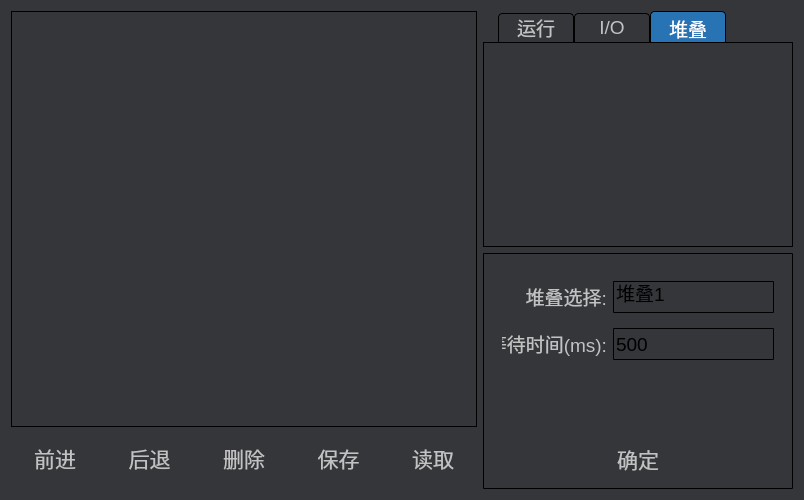
<?xml version="1.0" encoding="UTF-8"?>
<ui version="4.0">
 <class>Frm_Teach</class>
 <widget class="QWidget" name="Frm_Teach">
  <property name="geometry">
   <rect>
    <x>0</x>
    <y>0</y>
    <width>804</width>
    <height>500</height>
   </rect>
  </property>
  <property name="windowTitle">
   <string>Form</string>
  </property>
  <property name="styleSheet">
   <string notr="true">*{
font: 14pt;
font-family: &quot;微软雅黑&quot;;
}

QWidget { 
color: #c2c2c3;
background: #343639;
}

QPushButton {
font: 16pt;
border: no;
outline: no;
min-width: 80px;
min-height: 50px;
image: url(&quot;:/Res/image/button_80x50_normal.png&quot;);
}

QPushButton:pressed {
color: black;
font: 16pt;
border: no;
min-width: 80px;
min-height: 50px;
image: url(&quot;:/Res/image/button_80x50_active.png&quot;);
}

QTabWidget::tab-bar {
	left: 15px;
}

QTabWidget::pane {
border: 1px solid black;
}

QTabBar::tab{
background: #343639;
border: 1px solid black;
border-bottom-color: #343639; 
border-top-left-radius: 4px;
border-top-right-radius: 4px;
min-width: 70px;
padding: 2px;
min-height: 20px;
}

QTabBar::tab:selected {
color: white;
padding-top: 4px;
background: #2773b4;
border-bottom: #2773b4;
}

QTabBar::tab:!selected {
margin-top: 2px; 

}

QTabWidget QPushButton[objectName=&quot;btnR1&quot;] {
border: no;
min-width:50px;
min-height:50px;
max-width:50px;
max-height:50px;
image: url(:/Res/image/icon_servo_x1.png);
}

QTabWidget QPushButton[objectName=&quot;btnR1&quot;]:pressed {
border: no;
min-width:50px;
min-height:50px;
max-width:50px;
max-height:50px;
image: url(:/Res/image/icon_servo_x1.png);
padding: 2px 2px 2px 2px;
}

QTabWidget QPushButton[objectName=&quot;btnR1&quot;]:checked {
border: 1px solid #2773b4;
min-width:50px;
min-height:50px;
max-width:50px;
max-height:50px;
image: url(:/Res/image/icon_servo_x1.png);
padding: 2px 2px 2px 2px;
}

QTabWidget QPushButton[objectName=&quot;btnR2&quot;] {
border: no;
min-width:50px;
min-height:50px;
max-width:50px;
max-height:50px;
image: url(:/Res/image/icon_servo_z1.png);
}

QTabWidget QPushButton[objectName=&quot;btnR2&quot;]:pressed {
border: no;
min-width:50px;
min-height:50px;
max-width:50px;
max-height:50px;
image: url(:/Res/image/icon_servo_z1.png);
padding: 2px 2px 2px 2px;
}

QTabWidget QPushButton[objectName=&quot;btnR2&quot;]:checked {
border: 1px solid #2773b4;
min-width:50px;
min-height:50px;
max-width:50px;
max-height:50px;
image: url(:/Res/image/icon_servo_z1.png);
padding: 2px 2px 2px 2px;
}

QTabWidget QPushButton[objectName=&quot;btnR3&quot;] {
border: no;
min-width:50px;
min-height:50px;
max-width:50px;
max-height:50px;
image: url(:/Res/image/icon_servo_u.png);
}

QTabWidget QPushButton[objectName=&quot;btnR3&quot;]:pressed {
border: no;
min-width:50px;
min-height:50px;
max-width:50px;
max-height:50px;
image: url(:/Res/image/icon_servo_u.png);
padding: 2px 2px 2px 2px;
}

QTabWidget QPushButton[objectName=&quot;btnR3&quot;]:checked {
border: 1px solid #2773b4;
min-width:50px;
min-height:50px;
max-width:50px;
max-height:50px;
image: url(:/Res/image/icon_servo_u.png);
padding: 2px 2px 2px 2px;
}

QTabWidget QPushButton[objectName=&quot;btnR4&quot;] {
border: no;
min-width:50px;
min-height:50px;
max-width:50px;
max-height:50px;
image: url(:/Res/image/icon_servo_x2.png);
}

QTabWidget QPushButton[objectName=&quot;btnR4&quot;]:pressed {
border: no;
min-width:50px;
min-height:50px;
max-width:50px;
max-height:50px;
image: url(:/Res/image/icon_servo_x2.png);
padding: 2px 2px 2px 2px;
}

QTabWidget QPushButton[objectName=&quot;btnR4&quot;]:checked {
border: 1px solid #2773b4;
min-width:50px;
min-height:50px;
max-width:50px;
max-height:50px;
image: url(:/Res/image/icon_servo_x2.png);
padding: 2px 2px 2px 2px;
}

QTabWidget QPushButton[objectName=&quot;btnR5&quot;] {
border: no;
min-width:50px;
min-height:50px;
max-width:50px;
max-height:50px;
image: url(:/Res/image/icon_servo_z2.png);
}

QTabWidget QPushButton[objectName=&quot;btnR5&quot;]:pressed {
border: no;
min-width:50px;
min-height:50px;
max-width:50px;
max-height:50px;
image: url(:/Res/image/icon_servo_z2.png);
padding: 2px 2px 2px 2px;
}

QTabWidget QPushButton[objectName=&quot;btnR5&quot;]:checked {
border: 1px solid #2773b4;
min-width:50px;
min-height:50px;
max-width:50px;
max-height:50px;
image: url(:/Res/image/icon_servo_z2.png);
padding: 2px 2px 2px 2px;
}

QTabWidget QPushButton[objectName=&quot;btnIG&quot;] {
border: no;
min-width:50px;
min-height:50px;
max-width:50px;
max-height:50px;
image: url(:/Res/image/icon_input_gpio.png);
}

QTabWidget QPushButton[objectName=&quot;btnIG&quot;]:pressed {
border: no;
min-width:50px;
min-height:50px;
max-width:50px;
max-height:50px;
image: url(:/Res/image/icon_input_gpio.png);
padding: 2px 2px 2px 2px;
}

QTabWidget QPushButton[objectName=&quot;btnIG&quot;]:checked {
border: 1px solid #2773b4;
min-width:50px;
min-height:50px;
max-width:50px;
max-height:50px;
image: url(:/Res/image/icon_input_gpio.png);
padding: 2px 2px 2px 2px;
}

QTabWidget QPushButton[objectName=&quot;btnO1&quot;] {
border: no;
min-width:50px;
min-height:50px;
max-width:50px;
max-height:50px;
image: url(:/Res/image/icon_output1_gpio.png);
}

QTabWidget QPushButton[objectName=&quot;btnO1&quot;]:pressed {
border: no;
min-width:50px;
min-height:50px;
max-width:50px;
max-height:50px;
image: url(:/Res/image/icon_output1_gpio.png);
padding: 2px 2px 2px 2px;
}

QTabWidget QPushButton[objectName=&quot;btnO1&quot;]:checked {
border: 1px solid #2773b4;
min-width:50px;
min-height:50px;
max-width:50px;
max-height:50px;
image: url(:/Res/image/icon_output1_gpio.png);
padding: 2px 2px 2px 2px;
}

QTabWidget QPushButton[objectName=&quot;btnO2&quot;] {
border: no;
min-width:50px;
min-height:50px;
max-width:50px;
max-height:50px;
image: url(:/Res/image/icon_output2_gpio.png);
}

QTabWidget QPushButton[objectName=&quot;btnO2&quot;]:pressed {
border: no;
min-width:50px;
min-height:50px;
max-width:50px;
max-height:50px;
image: url(:/Res/image/icon_output2_gpio.png);
padding: 2px 2px 2px 2px;
}

QTabWidget QPushButton[objectName=&quot;btnO2&quot;]:checked {
border: 1px solid #2773b4;
min-width:50px;
min-height:50px;
max-width:50px;
max-height:50px;
image: url(:/Res/image/icon_output2_gpio.png);
padding: 2px 2px 2px 2px;
}

QTabWidget QPushButton[objectName=&quot;btnS&quot;] {
border: no;
min-width:50px;
min-height:50px;
max-width:50px;
max-height:50px;
image: url(:/Res/image/icon_stack.png);
}

QTabWidget QPushButton[objectName=&quot;btnS&quot;]:pressed {
border: no;
min-width:50px;
min-height:50px;
max-width:50px;
max-height:50px;
image: url(:/Res/image/icon_stack.png);
padding: 2px 2px 2px 2px;
}

QTabWidget QPushButton[objectName=&quot;btnS&quot;]:checked {
border: 1px solid #2773b4;
min-width:50px;
min-height:50px;
max-width:50px;
max-height:50px;
image: url(:/Res/image/icon_stack.png);
padding: 2px 2px 2px 2px;
}
/*
QTabWidget#tabCmd QPushButton:checked {
color: white;
image: no;
background: #2773b4;
}
*/

QTableView {
border: 1px solid black;
}
QLineEdit {
background: qlineargradient(
x1:0, y1:0, x2:0, y2:1,
stop:0 gray,
stop: 0.2 white
stop:1 white
);
border-radius: 1px;
border: 1px solid black;
min-height: 30px;
color: black;
}

QCheckBox {
outline: no;
spacing: 5px;
}

QCheckBox::indicator {
width: 45px;
height: 30px;
}

QCheckBox::indicator:unchecked {
image: url(:/Res/image/btn_cb_slider_45x30_off.png);
}

QCheckBox::indicator:checked {
image: url(:/Res/image/btn_cb_slider_45x30_on.png);
}

#paraFrame {
border: 1px solid black;
border-radius: 1px;
}

QScrollBar:vertical {
border: 1px solid black;
width: 40px;
background: #343639;
}

QScrollBar::handle:vertical {
border: 1px solid black;
width: 40px;
background-color: qlineargradient(spread:pad, x1:0, y1:0, x2:1, y2:0, 
stop:0 #2773b4, 
stop:1 #2773b4);
min-height: 80px;
}</string>
  </property>
  <layout class="QHBoxLayout" name="horizontalLayout_3" stretch="3,2">
   <item>
    <layout class="QVBoxLayout" name="verticalLayout_3" stretch="9,1">
     <item>
      <widget class="QTableView" name="tblV_Pro"/>
     </item>
     <item>
      <layout class="QHBoxLayout" name="horizontalLayout_2">
       <property name="bottomMargin">
        <number>6</number>
       </property>
       <item>
        <widget class="QPushButton" name="btnAhd">
         <property name="sizePolicy">
          <sizepolicy hsizetype="Minimum" vsizetype="Ignored">
           <horstretch>0</horstretch>
           <verstretch>0</verstretch>
          </sizepolicy>
         </property>
         <property name="text">
          <string>前进</string>
         </property>
         <property name="iconSize">
          <size>
           <width>40</width>
           <height>40</height>
          </size>
         </property>
        </widget>
       </item>
       <item>
        <widget class="QPushButton" name="btnBck">
         <property name="sizePolicy">
          <sizepolicy hsizetype="Minimum" vsizetype="Ignored">
           <horstretch>0</horstretch>
           <verstretch>0</verstretch>
          </sizepolicy>
         </property>
         <property name="text">
          <string>后退</string>
         </property>
         <property name="iconSize">
          <size>
           <width>40</width>
           <height>40</height>
          </size>
         </property>
        </widget>
       </item>
       <item>
        <widget class="QPushButton" name="btnDel">
         <property name="sizePolicy">
          <sizepolicy hsizetype="Minimum" vsizetype="Ignored">
           <horstretch>0</horstretch>
           <verstretch>0</verstretch>
          </sizepolicy>
         </property>
         <property name="text">
          <string>删除</string>
         </property>
         <property name="iconSize">
          <size>
           <width>40</width>
           <height>40</height>
          </size>
         </property>
        </widget>
       </item>
       <item>
        <widget class="QPushButton" name="btnSve">
         <property name="sizePolicy">
          <sizepolicy hsizetype="Minimum" vsizetype="Ignored">
           <horstretch>0</horstretch>
           <verstretch>0</verstretch>
          </sizepolicy>
         </property>
         <property name="text">
          <string>保存</string>
         </property>
         <property name="iconSize">
          <size>
           <width>40</width>
           <height>40</height>
          </size>
         </property>
        </widget>
       </item>
       <item>
        <widget class="QPushButton" name="btnRead">
         <property name="sizePolicy">
          <sizepolicy hsizetype="Minimum" vsizetype="Ignored">
           <horstretch>0</horstretch>
           <verstretch>0</verstretch>
          </sizepolicy>
         </property>
         <property name="text">
          <string>读取</string>
         </property>
         <property name="iconSize">
          <size>
           <width>40</width>
           <height>40</height>
          </size>
         </property>
        </widget>
       </item>
      </layout>
     </item>
    </layout>
   </item>
   <item>
    <layout class="QVBoxLayout" name="verticalLayout_2">
     <item>
      <widget class="QTabWidget" name="tabCmd">
       <property name="tabPosition">
        <enum>QTabWidget::North</enum>
       </property>
       <property name="currentIndex">
        <number>2</number>
       </property>
       <widget class="QWidget" name="tab">
        <attribute name="title">
         <string>运行</string>
        </attribute>
        <layout class="QGridLayout" name="gridLayout_6">
         <item row="0" column="0">
          <widget class="QPushButton" name="btnR1">
           <property name="sizePolicy">
            <sizepolicy hsizetype="Minimum" vsizetype="Minimum">
             <horstretch>0</horstretch>
             <verstretch>0</verstretch>
            </sizepolicy>
           </property>
           <property name="text">
            <string/>
           </property>
           <property name="iconSize">
            <size>
             <width>48</width>
             <height>48</height>
            </size>
           </property>
           <property name="checkable">
            <bool>true</bool>
           </property>
           <property name="flat">
            <bool>true</bool>
           </property>
          </widget>
         </item>
         <item row="0" column="1">
          <widget class="QPushButton" name="btnR2">
           <property name="sizePolicy">
            <sizepolicy hsizetype="Minimum" vsizetype="Minimum">
             <horstretch>0</horstretch>
             <verstretch>0</verstretch>
            </sizepolicy>
           </property>
           <property name="text">
            <string/>
           </property>
           <property name="iconSize">
            <size>
             <width>48</width>
             <height>48</height>
            </size>
           </property>
           <property name="checkable">
            <bool>true</bool>
           </property>
           <property name="flat">
            <bool>true</bool>
           </property>
          </widget>
         </item>
         <item row="0" column="2">
          <widget class="QPushButton" name="btnR3">
           <property name="sizePolicy">
            <sizepolicy hsizetype="Minimum" vsizetype="Minimum">
             <horstretch>0</horstretch>
             <verstretch>0</verstretch>
            </sizepolicy>
           </property>
           <property name="text">
            <string/>
           </property>
           <property name="iconSize">
            <size>
             <width>48</width>
             <height>48</height>
            </size>
           </property>
           <property name="checkable">
            <bool>true</bool>
           </property>
           <property name="flat">
            <bool>true</bool>
           </property>
          </widget>
         </item>
         <item row="1" column="0">
          <widget class="QPushButton" name="btnR4">
           <property name="sizePolicy">
            <sizepolicy hsizetype="Minimum" vsizetype="Minimum">
             <horstretch>0</horstretch>
             <verstretch>0</verstretch>
            </sizepolicy>
           </property>
           <property name="text">
            <string/>
           </property>
           <property name="iconSize">
            <size>
             <width>48</width>
             <height>48</height>
            </size>
           </property>
           <property name="checkable">
            <bool>true</bool>
           </property>
           <property name="flat">
            <bool>true</bool>
           </property>
          </widget>
         </item>
         <item row="1" column="1">
          <widget class="QPushButton" name="btnR5">
           <property name="sizePolicy">
            <sizepolicy hsizetype="Minimum" vsizetype="Minimum">
             <horstretch>0</horstretch>
             <verstretch>0</verstretch>
            </sizepolicy>
           </property>
           <property name="text">
            <string/>
           </property>
           <property name="iconSize">
            <size>
             <width>48</width>
             <height>48</height>
            </size>
           </property>
           <property name="checkable">
            <bool>true</bool>
           </property>
           <property name="flat">
            <bool>true</bool>
           </property>
          </widget>
         </item>
        </layout>
       </widget>
       <widget class="QWidget" name="tab_4">
        <attribute name="title">
         <string>I/O</string>
        </attribute>
        <layout class="QGridLayout" name="gridLayout_7">
         <property name="bottomMargin">
          <number>89</number>
         </property>
         <item row="0" column="0">
          <widget class="QPushButton" name="btnIG">
           <property name="sizePolicy">
            <sizepolicy hsizetype="Fixed" vsizetype="Ignored">
             <horstretch>0</horstretch>
             <verstretch>0</verstretch>
            </sizepolicy>
           </property>
           <property name="maximumSize">
            <size>
             <width>50</width>
             <height>50</height>
            </size>
           </property>
           <property name="text">
            <string/>
           </property>
           <property name="iconSize">
            <size>
             <width>42</width>
             <height>43</height>
            </size>
           </property>
           <property name="checkable">
            <bool>true</bool>
           </property>
           <property name="flat">
            <bool>true</bool>
           </property>
          </widget>
         </item>
         <item row="0" column="1">
          <widget class="QPushButton" name="btnO1">
           <property name="sizePolicy">
            <sizepolicy hsizetype="Minimum" vsizetype="Minimum">
             <horstretch>0</horstretch>
             <verstretch>0</verstretch>
            </sizepolicy>
           </property>
           <property name="text">
            <string/>
           </property>
           <property name="iconSize">
            <size>
             <width>32</width>
             <height>32</height>
            </size>
           </property>
           <property name="checkable">
            <bool>true</bool>
           </property>
           <property name="flat">
            <bool>true</bool>
           </property>
          </widget>
         </item>
         <item row="0" column="2">
          <widget class="QPushButton" name="btnO2">
           <property name="sizePolicy">
            <sizepolicy hsizetype="Minimum" vsizetype="Minimum">
             <horstretch>0</horstretch>
             <verstretch>0</verstretch>
            </sizepolicy>
           </property>
           <property name="text">
            <string/>
           </property>
           <property name="iconSize">
            <size>
             <width>32</width>
             <height>32</height>
            </size>
           </property>
           <property name="checkable">
            <bool>true</bool>
           </property>
           <property name="flat">
            <bool>true</bool>
           </property>
          </widget>
         </item>
        </layout>
       </widget>
       <widget class="QWidget" name="widget">
        <attribute name="title">
         <string>堆叠</string>
        </attribute>
        <layout class="QGridLayout" name="gridLayout_8">
         <property name="rightMargin">
          <number>184</number>
         </property>
         <property name="bottomMargin">
          <number>86</number>
         </property>
         <item row="0" column="0">
          <widget class="QPushButton" name="btnS">
           <property name="sizePolicy">
            <sizepolicy hsizetype="Minimum" vsizetype="Ignored">
             <horstretch>0</horstretch>
             <verstretch>0</verstretch>
            </sizepolicy>
           </property>
           <property name="text">
            <string/>
           </property>
           <property name="iconSize">
            <size>
             <width>32</width>
             <height>32</height>
            </size>
           </property>
           <property name="checkable">
            <bool>true</bool>
           </property>
           <property name="flat">
            <bool>true</bool>
           </property>
          </widget>
         </item>
        </layout>
       </widget>
      </widget>
     </item>
     <item>
      <widget class="QFrame" name="paraFrame">
       <property name="frameShape">
        <enum>QFrame::StyledPanel</enum>
       </property>
       <property name="frameShadow">
        <enum>QFrame::Raised</enum>
       </property>
       <layout class="QVBoxLayout" name="verticalLayout">
        <property name="bottomMargin">
         <number>6</number>
        </property>
        <item>
         <widget class="QStackedWidget" name="stkW_Para">
          <property name="sizePolicy">
           <sizepolicy hsizetype="Preferred" vsizetype="Preferred">
            <horstretch>0</horstretch>
            <verstretch>0</verstretch>
           </sizepolicy>
          </property>
          <property name="currentIndex">
           <number>4</number>
          </property>
          <widget class="QWidget" name="page_D">
           <layout class="QGridLayout" name="gridLayout">
            <item row="0" column="0">
             <widget class="QLabel" name="label_9">
              <property name="sizePolicy">
               <sizepolicy hsizetype="Minimum" vsizetype="Preferred">
                <horstretch>0</horstretch>
                <verstretch>0</verstretch>
               </sizepolicy>
              </property>
              <property name="minimumSize">
               <size>
                <width>80</width>
                <height>0</height>
               </size>
              </property>
              <property name="text">
               <string>等待时间(ms):</string>
              </property>
              <property name="alignment">
               <set>Qt::AlignRight|Qt::AlignTrailing|Qt::AlignVCenter</set>
              </property>
             </widget>
            </item>
            <item row="0" column="1">
             <widget class="TLineEdit" name="leTimD">
              <property name="sizePolicy">
               <sizepolicy hsizetype="Expanding" vsizetype="Fixed">
                <horstretch>0</horstretch>
                <verstretch>0</verstretch>
               </sizepolicy>
              </property>
              <property name="text">
               <string>500</string>
              </property>
             </widget>
            </item>
            <item row="1" column="0">
             <widget class="QLabel" name="label_10">
              <property name="sizePolicy">
               <sizepolicy hsizetype="Minimum" vsizetype="Preferred">
                <horstretch>0</horstretch>
                <verstretch>0</verstretch>
               </sizepolicy>
              </property>
              <property name="minimumSize">
               <size>
                <width>80</width>
                <height>0</height>
               </size>
              </property>
              <property name="text">
               <string>位置(mm):</string>
              </property>
              <property name="alignment">
               <set>Qt::AlignRight|Qt::AlignTrailing|Qt::AlignVCenter</set>
              </property>
             </widget>
            </item>
            <item row="1" column="1">
             <widget class="TLineEdit" name="lePosD">
              <property name="sizePolicy">
               <sizepolicy hsizetype="Expanding" vsizetype="Fixed">
                <horstretch>0</horstretch>
                <verstretch>0</verstretch>
               </sizepolicy>
              </property>
              <property name="text">
               <string>100</string>
              </property>
             </widget>
            </item>
            <item row="2" column="0">
             <widget class="QLabel" name="label_11">
              <property name="sizePolicy">
               <sizepolicy hsizetype="Minimum" vsizetype="Preferred">
                <horstretch>0</horstretch>
                <verstretch>0</verstretch>
               </sizepolicy>
              </property>
              <property name="minimumSize">
               <size>
                <width>80</width>
                <height>0</height>
               </size>
              </property>
              <property name="text">
               <string>速度(%):</string>
              </property>
              <property name="alignment">
               <set>Qt::AlignRight|Qt::AlignTrailing|Qt::AlignVCenter</set>
              </property>
             </widget>
            </item>
            <item row="2" column="1">
             <widget class="TLineEdit" name="leSpdD">
              <property name="sizePolicy">
               <sizepolicy hsizetype="Expanding" vsizetype="Fixed">
                <horstretch>0</horstretch>
                <verstretch>0</verstretch>
               </sizepolicy>
              </property>
              <property name="text">
               <string>10</string>
              </property>
             </widget>
            </item>
           </layout>
          </widget>
          <widget class="QWidget" name="page_R">
           <layout class="QGridLayout" name="gridLayout_2">
            <item row="0" column="0">
             <widget class="QLabel" name="label_14">
              <property name="sizePolicy">
               <sizepolicy hsizetype="Minimum" vsizetype="Preferred">
                <horstretch>0</horstretch>
                <verstretch>0</verstretch>
               </sizepolicy>
              </property>
              <property name="minimumSize">
               <size>
                <width>80</width>
                <height>0</height>
               </size>
              </property>
              <property name="text">
               <string>等待时间(ms):</string>
              </property>
              <property name="alignment">
               <set>Qt::AlignRight|Qt::AlignTrailing|Qt::AlignVCenter</set>
              </property>
             </widget>
            </item>
            <item row="0" column="1">
             <widget class="TLineEdit" name="leTimR">
              <property name="sizePolicy">
               <sizepolicy hsizetype="Expanding" vsizetype="Fixed">
                <horstretch>0</horstretch>
                <verstretch>0</verstretch>
               </sizepolicy>
              </property>
              <property name="text">
               <string>500</string>
              </property>
             </widget>
            </item>
            <item row="1" column="0">
             <widget class="QLabel" name="label_13">
              <property name="sizePolicy">
               <sizepolicy hsizetype="Minimum" vsizetype="Preferred">
                <horstretch>0</horstretch>
                <verstretch>0</verstretch>
               </sizepolicy>
              </property>
              <property name="minimumSize">
               <size>
                <width>80</width>
                <height>0</height>
               </size>
              </property>
              <property name="text">
               <string>位置(°):</string>
              </property>
              <property name="alignment">
               <set>Qt::AlignRight|Qt::AlignTrailing|Qt::AlignVCenter</set>
              </property>
             </widget>
            </item>
            <item row="1" column="1">
             <widget class="TLineEdit" name="lePosR">
              <property name="sizePolicy">
               <sizepolicy hsizetype="Expanding" vsizetype="Fixed">
                <horstretch>0</horstretch>
                <verstretch>0</verstretch>
               </sizepolicy>
              </property>
              <property name="text">
               <string>100</string>
              </property>
             </widget>
            </item>
            <item row="2" column="0">
             <widget class="QLabel" name="label_12">
              <property name="sizePolicy">
               <sizepolicy hsizetype="Minimum" vsizetype="Preferred">
                <horstretch>0</horstretch>
                <verstretch>0</verstretch>
               </sizepolicy>
              </property>
              <property name="minimumSize">
               <size>
                <width>80</width>
                <height>0</height>
               </size>
              </property>
              <property name="text">
               <string>速度(%):</string>
              </property>
              <property name="alignment">
               <set>Qt::AlignRight|Qt::AlignTrailing|Qt::AlignVCenter</set>
              </property>
             </widget>
            </item>
            <item row="2" column="1">
             <widget class="TLineEdit" name="leSpdR">
              <property name="sizePolicy">
               <sizepolicy hsizetype="Expanding" vsizetype="Fixed">
                <horstretch>0</horstretch>
                <verstretch>0</verstretch>
               </sizepolicy>
              </property>
              <property name="text">
               <string>10</string>
              </property>
             </widget>
            </item>
           </layout>
          </widget>
          <widget class="QWidget" name="page_I">
           <layout class="QGridLayout" name="gridLayout_3">
            <item row="0" column="0">
             <widget class="QLabel" name="label_20">
              <property name="text">
               <string>通道选择:</string>
              </property>
              <property name="alignment">
               <set>Qt::AlignRight|Qt::AlignTrailing|Qt::AlignVCenter</set>
              </property>
             </widget>
            </item>
            <item row="0" column="1">
             <widget class="TLineEdit" name="leNoI">
              <property name="sizePolicy">
               <sizepolicy hsizetype="Expanding" vsizetype="Fixed">
                <horstretch>0</horstretch>
                <verstretch>0</verstretch>
               </sizepolicy>
              </property>
              <property name="minimumSize">
               <size>
                <width>0</width>
                <height>32</height>
               </size>
              </property>
              <property name="text">
               <string>10</string>
              </property>
             </widget>
            </item>
            <item row="1" column="0">
             <widget class="QLabel" name="label_21">
              <property name="text">
               <string>等待时间(ms):</string>
              </property>
              <property name="alignment">
               <set>Qt::AlignRight|Qt::AlignTrailing|Qt::AlignVCenter</set>
              </property>
             </widget>
            </item>
            <item row="1" column="1">
             <widget class="TLineEdit" name="leTimI">
              <property name="sizePolicy">
               <sizepolicy hsizetype="Expanding" vsizetype="Fixed">
                <horstretch>0</horstretch>
                <verstretch>0</verstretch>
               </sizepolicy>
              </property>
              <property name="minimumSize">
               <size>
                <width>0</width>
                <height>32</height>
               </size>
              </property>
              <property name="text">
               <string>500</string>
              </property>
             </widget>
            </item>
            <item row="2" column="0">
             <widget class="QLabel" name="label_22">
              <property name="text">
               <string>输入状态:</string>
              </property>
              <property name="alignment">
               <set>Qt::AlignRight|Qt::AlignTrailing|Qt::AlignVCenter</set>
              </property>
             </widget>
            </item>
            <item row="2" column="1">
             <widget class="QCheckBox" name="cbStaI">
              <property name="sizePolicy">
               <sizepolicy hsizetype="Minimum" vsizetype="Fixed">
                <horstretch>0</horstretch>
                <verstretch>0</verstretch>
               </sizepolicy>
              </property>
              <property name="text">
               <string>开/关</string>
              </property>
              <property name="iconSize">
               <size>
                <width>32</width>
                <height>32</height>
               </size>
              </property>
             </widget>
            </item>
           </layout>
          </widget>
          <widget class="QWidget" name="page_O">
           <layout class="QGridLayout" name="gridLayout_4">
            <item row="0" column="0">
             <widget class="QLabel" name="label_25">
              <property name="text">
               <string>通道选择:</string>
              </property>
              <property name="alignment">
               <set>Qt::AlignRight|Qt::AlignTrailing|Qt::AlignVCenter</set>
              </property>
             </widget>
            </item>
            <item row="0" column="1">
             <widget class="TLineEdit" name="leNoO">
              <property name="sizePolicy">
               <sizepolicy hsizetype="Expanding" vsizetype="Fixed">
                <horstretch>0</horstretch>
                <verstretch>0</verstretch>
               </sizepolicy>
              </property>
              <property name="minimumSize">
               <size>
                <width>0</width>
                <height>32</height>
               </size>
              </property>
              <property name="text">
               <string>11</string>
              </property>
             </widget>
            </item>
            <item row="1" column="0">
             <widget class="QLabel" name="label_24">
              <property name="text">
               <string>等待时间(ms):</string>
              </property>
              <property name="alignment">
               <set>Qt::AlignRight|Qt::AlignTrailing|Qt::AlignVCenter</set>
              </property>
             </widget>
            </item>
            <item row="1" column="1">
             <widget class="TLineEdit" name="leTimO">
              <property name="sizePolicy">
               <sizepolicy hsizetype="Expanding" vsizetype="Fixed">
                <horstretch>0</horstretch>
                <verstretch>0</verstretch>
               </sizepolicy>
              </property>
              <property name="minimumSize">
               <size>
                <width>0</width>
                <height>32</height>
               </size>
              </property>
              <property name="text">
               <string>500</string>
              </property>
             </widget>
            </item>
            <item row="2" column="0">
             <widget class="QLabel" name="label_26">
              <property name="text">
               <string>输出状态:</string>
              </property>
              <property name="alignment">
               <set>Qt::AlignRight|Qt::AlignTrailing|Qt::AlignVCenter</set>
              </property>
             </widget>
            </item>
            <item row="2" column="1">
             <widget class="QCheckBox" name="cbStaO">
              <property name="sizePolicy">
               <sizepolicy hsizetype="Minimum" vsizetype="Fixed">
                <horstretch>0</horstretch>
                <verstretch>0</verstretch>
               </sizepolicy>
              </property>
              <property name="text">
               <string>开/关</string>
              </property>
              <property name="iconSize">
               <size>
                <width>32</width>
                <height>32</height>
               </size>
              </property>
             </widget>
            </item>
           </layout>
          </widget>
          <widget class="QWidget" name="page_S">
           <layout class="QGridLayout" name="gridLayout_5">
            <property name="bottomMargin">
             <number>55</number>
            </property>
            <item row="0" column="0">
             <widget class="QLabel" name="label_23">
              <property name="sizePolicy">
               <sizepolicy hsizetype="Minimum" vsizetype="Fixed">
                <horstretch>0</horstretch>
                <verstretch>0</verstretch>
               </sizepolicy>
              </property>
              <property name="minimumSize">
               <size>
                <width>80</width>
                <height>0</height>
               </size>
              </property>
              <property name="text">
               <string>堆叠选择:</string>
              </property>
              <property name="alignment">
               <set>Qt::AlignRight|Qt::AlignTrailing|Qt::AlignVCenter</set>
              </property>
             </widget>
            </item>
            <item row="0" column="1">
             <widget class="TLineEdit" name="leStkN">
              <property name="sizePolicy">
               <sizepolicy hsizetype="Expanding" vsizetype="Fixed">
                <horstretch>0</horstretch>
                <verstretch>0</verstretch>
               </sizepolicy>
              </property>
              <property name="text">
               <string>堆叠1</string>
              </property>
             </widget>
            </item>
            <item row="1" column="0">
             <widget class="QLabel" name="label_15">
              <property name="sizePolicy">
               <sizepolicy hsizetype="Minimum" vsizetype="Fixed">
                <horstretch>0</horstretch>
                <verstretch>0</verstretch>
               </sizepolicy>
              </property>
              <property name="minimumSize">
               <size>
                <width>80</width>
                <height>0</height>
               </size>
              </property>
              <property name="text">
               <string>等待时间(ms):</string>
              </property>
              <property name="alignment">
               <set>Qt::AlignRight|Qt::AlignTrailing|Qt::AlignVCenter</set>
              </property>
             </widget>
            </item>
            <item row="1" column="1">
             <widget class="TLineEdit" name="leTimS">
              <property name="sizePolicy">
               <sizepolicy hsizetype="Expanding" vsizetype="Fixed">
                <horstretch>0</horstretch>
                <verstretch>0</verstretch>
               </sizepolicy>
              </property>
              <property name="text">
               <string>500</string>
              </property>
             </widget>
            </item>
           </layout>
          </widget>
         </widget>
        </item>
        <item>
         <layout class="QHBoxLayout" name="horizontalLayout">
          <item>
           <spacer name="horizontalSpacer_3">
            <property name="orientation">
             <enum>Qt::Horizontal</enum>
            </property>
            <property name="sizeHint" stdset="0">
             <size>
              <width>40</width>
              <height>20</height>
             </size>
            </property>
           </spacer>
          </item>
          <item>
           <widget class="QPushButton" name="btnOK">
            <property name="sizePolicy">
             <sizepolicy hsizetype="Minimum" vsizetype="Minimum">
              <horstretch>0</horstretch>
              <verstretch>0</verstretch>
             </sizepolicy>
            </property>
            <property name="minimumSize">
             <size>
              <width>80</width>
              <height>50</height>
             </size>
            </property>
            <property name="maximumSize">
             <size>
              <width>150</width>
              <height>45</height>
             </size>
            </property>
            <property name="text">
             <string>确定</string>
            </property>
            <property name="iconSize">
             <size>
              <width>48</width>
              <height>48</height>
             </size>
            </property>
           </widget>
          </item>
          <item>
           <spacer name="horizontalSpacer_4">
            <property name="orientation">
             <enum>Qt::Horizontal</enum>
            </property>
            <property name="sizeHint" stdset="0">
             <size>
              <width>40</width>
              <height>20</height>
             </size>
            </property>
           </spacer>
          </item>
         </layout>
        </item>
       </layout>
      </widget>
     </item>
    </layout>
   </item>
  </layout>
 </widget>
 <customwidgets>
  <customwidget>
   <class>TLineEdit</class>
   <extends>QLineEdit</extends>
   <header>tlineedit.h</header>
  </customwidget>
 </customwidgets>
 <resources/>
 <connections/>
</ui>
